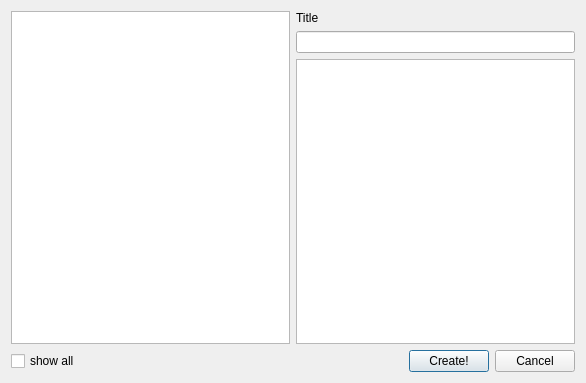
<?xml version="1.0" encoding="UTF-8"?>
<ui version="4.0">
<comment> Begin CVS Header </comment>
<comment>   $Source: /Volumes/Home/Users/shoops/cvs/copasi_dev/copasi/UI/DefaultplotDialog.ui,v $ </comment>
<comment>   $Revision: 1.2.40.2 $ </comment>
<comment>   $Name:  $ </comment>
<comment>   $Author: ssahle $ </comment>
<comment>   $Date: 2011/10/24 15:28:11 $ </comment>
<comment> End CVS Header </comment>

<comment> Copyright (C) 2011 by Pedro Mendes, Virginia Tech Intellectual </comment>
<comment> Properties, Inc., University of Heidelberg, and The University </comment>
<comment> of Manchester. </comment>
<comment> All rights reserved. </comment>

 <comment> All rights reserved. </comment>
 <class>DefaultPlotDialog</class>
 <widget class="QDialog" name="DefaultPlotDialog">
  <property name="geometry">
   <rect>
    <x>0</x>
    <y>0</y>
    <width>586</width>
    <height>383</height>
   </rect>
  </property>
  <property name="windowTitle">
   <string>Form1</string>
  </property>
  <layout class="QGridLayout" name="gridLayout">
   <item row="0" column="0" rowspan="3">
    <widget class="QListWidget" name="listBox"/>
   </item>
   <item row="0" column="1">
    <widget class="QLabel" name="titleLabel">
     <property name="text">
      <string>Title</string>
     </property>
     <property name="wordWrap">
      <bool>false</bool>
     </property>
    </widget>
   </item>
   <item row="1" column="1">
    <widget class="QLineEdit" name="lineEditTitle"/>
   </item>
   <item row="2" column="1">
    <widget class="QTextEdit" name="textEdit"/>
   </item>
   <item row="3" column="0" colspan="2">
    <layout class="QHBoxLayout">
     <item>
      <widget class="QCheckBox" name="checkBox">
       <property name="text">
        <string>show all</string>
       </property>
      </widget>
     </item>
     <item>
      <spacer name="spacerButtons">
       <property name="orientation">
        <enum>Qt::Horizontal</enum>
       </property>
       <property name="sizeType">
        <enum>QSizePolicy::Expanding</enum>
       </property>
       <property name="sizeHint" stdset="0">
        <size>
         <width>51</width>
         <height>20</height>
        </size>
       </property>
      </spacer>
     </item>
     <item>
      <widget class="QPushButton" name="createButton">
       <property name="text">
        <string>Create!</string>
       </property>
      </widget>
     </item>
     <item>
      <widget class="QPushButton" name="cancelButton">
       <property name="text">
        <string>Cancel</string>
       </property>
      </widget>
     </item>
    </layout>
   </item>
  </layout>
 </widget>
 <layoutdefault spacing="6" margin="11"/>
 <pixmapfunction>qPixmapFromMimeSource</pixmapfunction>
 <includes>
  <include location="global">vector</include>
  <include location="local">copasi.h</include>
 </includes>
 <resources/>
 <connections>
  <connection>
   <sender>cancelButton</sender>
   <signal>clicked()</signal>
   <receiver>DefaultPlotDialog</receiver>
   <slot>close()</slot>
   <hints>
    <hint type="sourcelabel">
     <x>513</x>
     <y>359</y>
    </hint>
    <hint type="destinationlabel">
     <x>524</x>
     <y>3</y>
    </hint>
   </hints>
  </connection>
  <connection>
   <sender>createButton</sender>
   <signal>clicked()</signal>
   <receiver>DefaultPlotDialog</receiver>
   <slot>slotCreate()</slot>
   <hints>
    <hint type="sourcelabel">
     <x>424</x>
     <y>359</y>
    </hint>
    <hint type="destinationlabel">
     <x>574</x>
     <y>7</y>
    </hint>
   </hints>
  </connection>
  <connection>
   <sender>checkBox</sender>
   <signal>toggled(bool)</signal>
   <receiver>DefaultPlotDialog</receiver>
   <slot>slotToggleAll(bool)</slot>
   <hints>
    <hint type="sourcelabel">
     <x>88</x>
     <y>362</y>
    </hint>
    <hint type="destinationlabel">
     <x>243</x>
     <y>349</y>
    </hint>
   </hints>
  </connection>
  <connection>
   <sender>listBox</sender>
   <signal>currentItemChanged(QListWidgetItem*,QListWidgetItem*)</signal>
   <receiver>DefaultPlotDialog</receiver>
   <slot>slotSelect()</slot>
   <hints>
    <hint type="sourcelabel">
     <x>189</x>
     <y>115</y>
    </hint>
    <hint type="destinationlabel">
     <x>257</x>
     <y>4</y>
    </hint>
   </hints>
  </connection>
 </connections>
 <slots>
  <slot>slotToggleAll(bool)</slot>
  <slot>slotSelect()</slot>
 </slots>
</ui>
